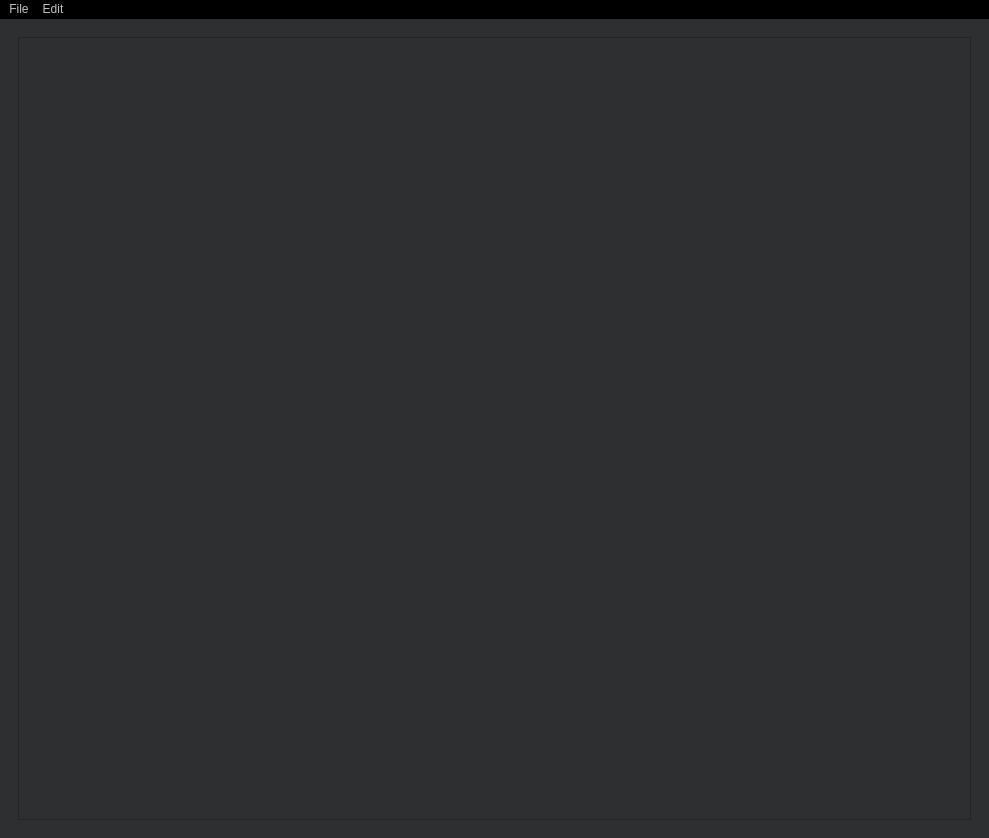
<?xml version="1.0" encoding="UTF-8"?>
<ui version="4.0">
 <class>MainWindow</class>
 <widget class="QMainWindow" name="MainWindow">
  <property name="geometry">
   <rect>
    <x>0</x>
    <y>0</y>
    <width>989</width>
    <height>838</height>
   </rect>
  </property>
  <property name="windowTitle">
   <string>MainWindow</string>
  </property>
  <property name="styleSheet">
   <string notr="true">*{
	background: rgb(46, 47, 48);
	color: white;
	font: 11pt &quot;Segoe UI&quot;;
}
QMenuBar
{
	font: 11pt &quot;Segoe UI&quot;;
	color: rgb(194, 194, 194);;
	spacing: 5px;
	background: black;
}
QMenuBar::item:selected
{
	background: rgb(111, 111, 111); 
}
QMenuBar::item:pressed 
{
    background: red;
}

QMenu
{
	background-color: rgb(47, 47, 47);
	margin: 4px;
	icon-size: 12px;
}
QMenu::separator 
{
    height: 1px;
    background: red;
    margin: 2px;
}
QMenu::item:selected
{
	background-color: rgb(0, 66, 99);
}</string>
  </property>
  <widget class="QWidget" name="centralwidget">
   <layout class="QHBoxLayout" name="horizontalLayout">
    <item>
     <widget class="QWidget" name="Body" native="true">
      <layout class="QHBoxLayout" name="horizontalLayout_2">
       <item>
        <widget class="QPlainTextEdit" name="textEditor"/>
       </item>
      </layout>
     </widget>
    </item>
   </layout>
  </widget>
  <widget class="QMenuBar" name="menubar">
   <property name="geometry">
    <rect>
     <x>0</x>
     <y>0</y>
     <width>989</width>
     <height>25</height>
    </rect>
   </property>
   <property name="minimumSize">
    <size>
     <width>0</width>
     <height>0</height>
    </size>
   </property>
   <widget class="QMenu" name="menuFile">
    <property name="geometry">
     <rect>
      <x>342</x>
      <y>105</y>
      <width>200</width>
      <height>181</height>
     </rect>
    </property>
    <property name="minimumSize">
     <size>
      <width>200</width>
      <height>0</height>
     </size>
    </property>
    <property name="title">
     <string>File</string>
    </property>
    <addaction name="actionNew_Ctrl_N"/>
    <addaction name="actionOpen_Ctrl_O"/>
    <addaction name="actionSave_Ctrl_S"/>
    <addaction name="separator"/>
    <addaction name="actionExit_Alt_F4"/>
   </widget>
   <widget class="QMenu" name="menuEdit">
    <property name="title">
     <string>Edit</string>
    </property>
    <addaction name="actionPaste"/>
    <addaction name="actionSelect_All_Ctrl_A"/>
   </widget>
   <addaction name="menuFile"/>
   <addaction name="menuEdit"/>
  </widget>
  <action name="actionNew_Ctrl_N">
   <property name="icon">
    <iconset resource="resources.qrc">
     <normaloff>:/QtDeisgner-icons/red-black-icons/icons8-document-80.png</normaloff>:/QtDeisgner-icons/red-black-icons/icons8-document-80.png</iconset>
   </property>
   <property name="text">
    <string>New..       Ctrl+N</string>
   </property>
  </action>
  <action name="actionOpen_Ctrl_O">
   <property name="icon">
    <iconset resource="resources.qrc">
     <normaloff>:/QtDeisgner-icons/red-black-icons/icons8-opened-folder-50.png</normaloff>:/QtDeisgner-icons/red-black-icons/icons8-opened-folder-50.png</iconset>
   </property>
   <property name="text">
    <string>Open..      Ctrl+O</string>
   </property>
  </action>
  <action name="actionSave_Ctrl_S">
   <property name="icon">
    <iconset resource="resources.qrc">
     <normaloff>:/QtDeisgner-icons/red-black-icons/icons8-save-50.png</normaloff>:/QtDeisgner-icons/red-black-icons/icons8-save-50.png</iconset>
   </property>
   <property name="text">
    <string>Save..       Ctrl+S</string>
   </property>
  </action>
  <action name="actionExit_Alt_F4">
   <property name="icon">
    <iconset resource="resources.qrc">
     <normaloff>:/QtDeisgner-icons/red-black-icons/exit.png</normaloff>:/QtDeisgner-icons/red-black-icons/exit.png</iconset>
   </property>
   <property name="text">
    <string>Exit          Alt+F4</string>
   </property>
  </action>
  <action name="actionPaste">
   <property name="text">
    <string>Paste             Ctrl+V</string>
   </property>
  </action>
  <action name="actionSelect_All_Ctrl_A">
   <property name="text">
    <string>Select All      Ctrl+A</string>
   </property>
  </action>
 </widget>
 <resources>
  <include location="resources.qrc"/>
 </resources>
 <connections/>
</ui>
